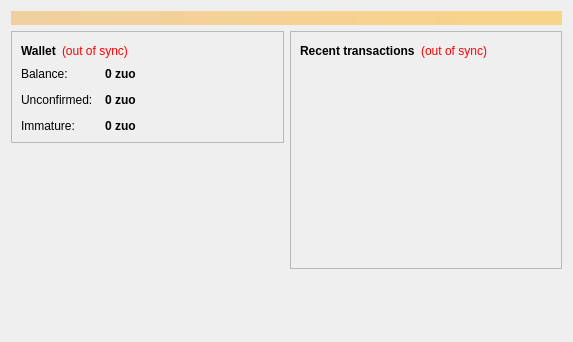
<?xml version="1.0" encoding="UTF-8"?>
<ui version="4.0">
 <class>OverviewPage</class>
 <widget class="QWidget" name="OverviewPage">
  <property name="geometry">
   <rect>
    <x>0</x>
    <y>0</y>
    <width>573</width>
    <height>342</height>
   </rect>
  </property>
  <property name="windowTitle">
   <string>Form</string>
  </property>
  <layout class="QVBoxLayout" name="topLayout">
   <item>
    <widget class="QLabel" name="labelAlerts">
     <property name="visible">
      <bool>false</bool>
     </property>
     <property name="styleSheet">
      <string notr="true">background-color: qlineargradient(x1: 0, y1: 0, x2: 1, y2: 0, stop:0 #F0D0A0, stop:1 #F8D488); color:#000000;</string>
     </property>
     <property name="wordWrap">
      <bool>true</bool>
     </property>
     <property name="margin">
      <number>3</number>
     </property>
    </widget>
   </item>
   <item>
    <layout class="QHBoxLayout" name="horizontalLayout" stretch="1,1">
     <item>
      <layout class="QVBoxLayout" name="verticalLayout_2">
       <item>
        <widget class="QFrame" name="frame">
         <property name="frameShape">
          <enum>QFrame::StyledPanel</enum>
         </property>
         <property name="frameShadow">
          <enum>QFrame::Raised</enum>
         </property>
         <layout class="QVBoxLayout" name="verticalLayout_4">
          <item>
           <layout class="QHBoxLayout" name="horizontalLayout_4">
            <item>
             <widget class="QLabel" name="label_5">
              <property name="font">
               <font>
                <weight>75</weight>
                <bold>true</bold>
               </font>
              </property>
              <property name="text">
               <string>Wallet</string>
              </property>
             </widget>
            </item>
            <item>
             <widget class="QLabel" name="labelWalletStatus">
              <property name="toolTip">
               <string>The displayed information may be out of date. Your wallet automatically synchronizes with the Zuo network after a connection is established, but this process has not completed yet.</string>
              </property>
              <property name="styleSheet">
               <string notr="true">QLabel { color: red; }</string>
              </property>
              <property name="text">
               <string notr="true">(out of sync)</string>
              </property>
              <property name="alignment">
               <set>Qt::AlignLeading|Qt::AlignLeft|Qt::AlignVCenter</set>
              </property>
             </widget>
            </item>
            <item>
             <spacer name="horizontalSpacer_2">
              <property name="orientation">
               <enum>Qt::Horizontal</enum>
              </property>
              <property name="sizeHint" stdset="0">
               <size>
                <width>40</width>
                <height>20</height>
               </size>
              </property>
             </spacer>
            </item>
           </layout>
          </item>
          <item>
           <layout class="QFormLayout" name="formLayout_2">
            <property name="fieldGrowthPolicy">
             <enum>QFormLayout::AllNonFixedFieldsGrow</enum>
            </property>
            <property name="horizontalSpacing">
             <number>12</number>
            </property>
            <property name="verticalSpacing">
             <number>12</number>
            </property>
            <item row="0" column="0">
             <widget class="QLabel" name="label">
              <property name="text">
               <string>Balance:</string>
              </property>
             </widget>
            </item>
            <item row="0" column="1">
             <widget class="QLabel" name="labelBalance">
              <property name="font">
               <font>
                <weight>75</weight>
                <bold>true</bold>
               </font>
              </property>
              <property name="cursor">
               <cursorShape>IBeamCursor</cursorShape>
              </property>
              <property name="toolTip">
               <string>Your current balance</string>
              </property>
              <property name="text">
               <string notr="true">0 zuo</string>
              </property>
              <property name="textInteractionFlags">
               <set>Qt::LinksAccessibleByMouse|Qt::TextSelectableByKeyboard|Qt::TextSelectableByMouse</set>
              </property>
             </widget>
            </item>
            <item row="1" column="0">
             <widget class="QLabel" name="label_3">
              <property name="text">
               <string>Unconfirmed:</string>
              </property>
             </widget>
            </item>
            <item row="1" column="1">
             <widget class="QLabel" name="labelUnconfirmed">
              <property name="font">
               <font>
                <weight>75</weight>
                <bold>true</bold>
               </font>
              </property>
              <property name="cursor">
               <cursorShape>IBeamCursor</cursorShape>
              </property>
              <property name="toolTip">
               <string>Total of transactions that have yet to be confirmed, and do not yet count toward the current balance</string>
              </property>
              <property name="text">
               <string notr="true">0 zuo</string>
              </property>
              <property name="textInteractionFlags">
               <set>Qt::LinksAccessibleByMouse|Qt::TextSelectableByKeyboard|Qt::TextSelectableByMouse</set>
              </property>
             </widget>
            </item>
            <item row="2" column="0">
             <widget class="QLabel" name="labelImmatureText">
              <property name="text">
               <string>Immature:</string>
              </property>
             </widget>
            </item>
            <item row="2" column="1">
             <widget class="QLabel" name="labelImmature">
              <property name="font">
               <font>
                <weight>75</weight>
                <bold>true</bold>
               </font>
              </property>
              <property name="toolTip">
               <string>Mined balance that has not yet matured</string>
              </property>
              <property name="text">
               <string notr="true">0 zuo</string>
              </property>
              <property name="textInteractionFlags">
               <set>Qt::LinksAccessibleByMouse|Qt::TextSelectableByKeyboard|Qt::TextSelectableByMouse</set>
              </property>
             </widget>
            </item>
           </layout>
          </item>
         </layout>
        </widget>
       </item>
       <item>
        <spacer name="verticalSpacer">
         <property name="orientation">
          <enum>Qt::Vertical</enum>
         </property>
         <property name="sizeHint" stdset="0">
          <size>
           <width>20</width>
           <height>40</height>
          </size>
         </property>
        </spacer>
       </item>
      </layout>
     </item>
     <item>
      <layout class="QVBoxLayout" name="verticalLayout_3">
       <item>
        <widget class="QFrame" name="frame_2">
         <property name="frameShape">
          <enum>QFrame::StyledPanel</enum>
         </property>
         <property name="frameShadow">
          <enum>QFrame::Raised</enum>
         </property>
         <layout class="QVBoxLayout" name="verticalLayout">
          <item>
           <layout class="QHBoxLayout" name="horizontalLayout_2">
            <item>
             <widget class="QLabel" name="label_4">
              <property name="text">
               <string>&lt;b&gt;Recent transactions&lt;/b&gt;</string>
              </property>
             </widget>
            </item>
            <item>
             <widget class="QLabel" name="labelTransactionsStatus">
              <property name="toolTip">
               <string>The displayed information may be out of date. Your wallet automatically synchronizes with the Zuo network after a connection is established, but this process has not completed yet.</string>
              </property>
              <property name="styleSheet">
               <string notr="true">QLabel { color: red; }</string>
              </property>
              <property name="text">
               <string notr="true">(out of sync)</string>
              </property>
              <property name="alignment">
               <set>Qt::AlignRight|Qt::AlignTrailing|Qt::AlignVCenter</set>
              </property>
             </widget>
            </item>
            <item>
             <spacer name="horizontalSpacer">
              <property name="orientation">
               <enum>Qt::Horizontal</enum>
              </property>
              <property name="sizeHint" stdset="0">
               <size>
                <width>40</width>
                <height>20</height>
               </size>
              </property>
             </spacer>
            </item>
           </layout>
          </item>
          <item>
           <widget class="QListView" name="listTransactions">
            <property name="styleSheet">
             <string notr="true">QListView { background: transparent; }</string>
            </property>
            <property name="frameShape">
             <enum>QFrame::NoFrame</enum>
            </property>
            <property name="verticalScrollBarPolicy">
             <enum>Qt::ScrollBarAlwaysOff</enum>
            </property>
            <property name="horizontalScrollBarPolicy">
             <enum>Qt::ScrollBarAlwaysOff</enum>
            </property>
            <property name="selectionMode">
             <enum>QAbstractItemView::NoSelection</enum>
            </property>
           </widget>
          </item>
         </layout>
        </widget>
       </item>
       <item>
        <spacer name="verticalSpacer_2">
         <property name="orientation">
          <enum>Qt::Vertical</enum>
         </property>
         <property name="sizeHint" stdset="0">
          <size>
           <width>20</width>
           <height>40</height>
          </size>
         </property>
        </spacer>
       </item>
      </layout>
     </item>
    </layout>
   </item>
  </layout>
 </widget>
 <resources/>
 <connections/>
</ui>
